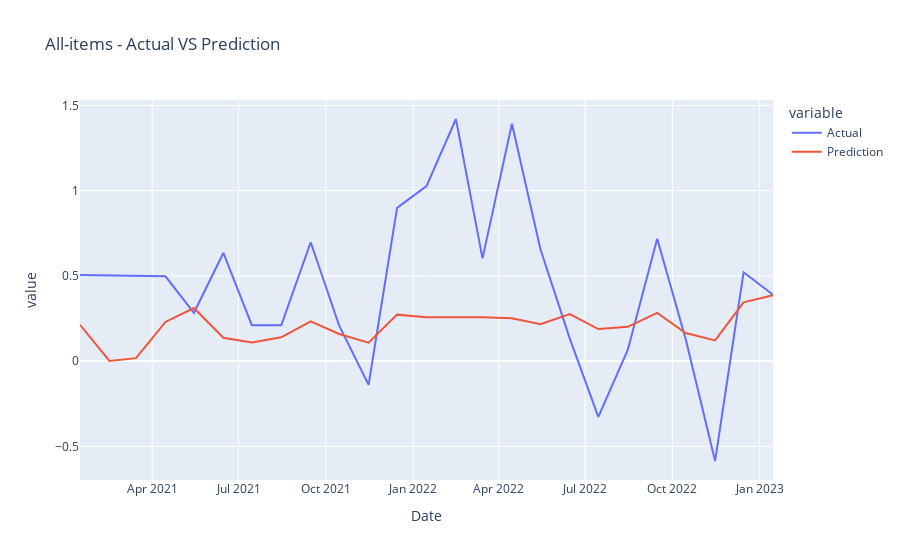
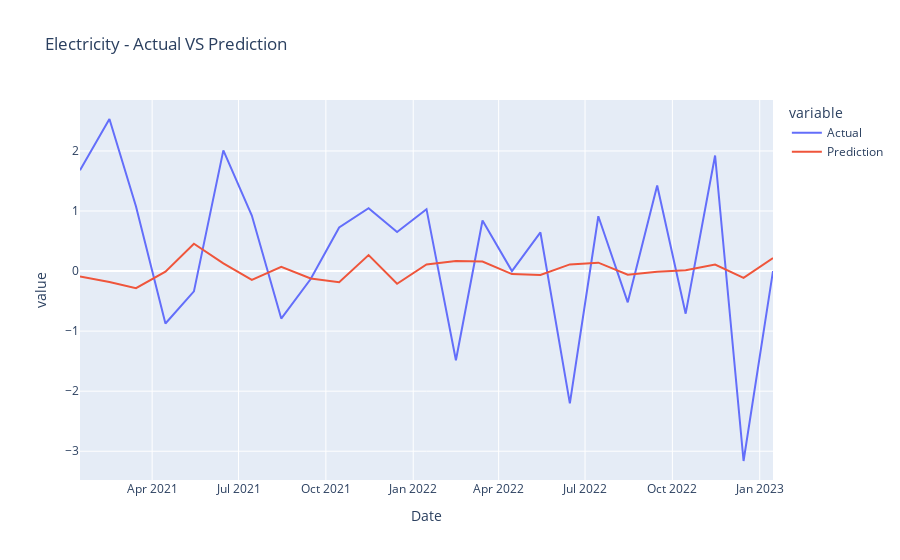
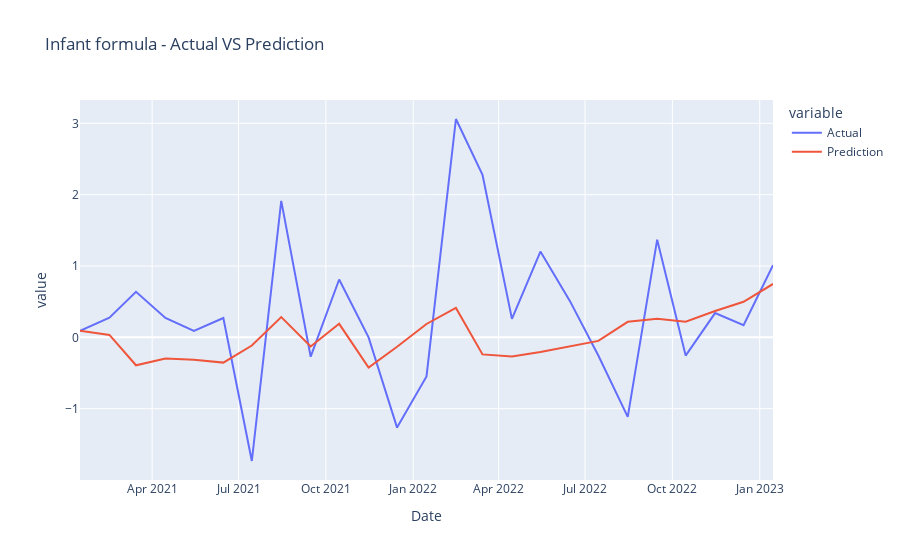
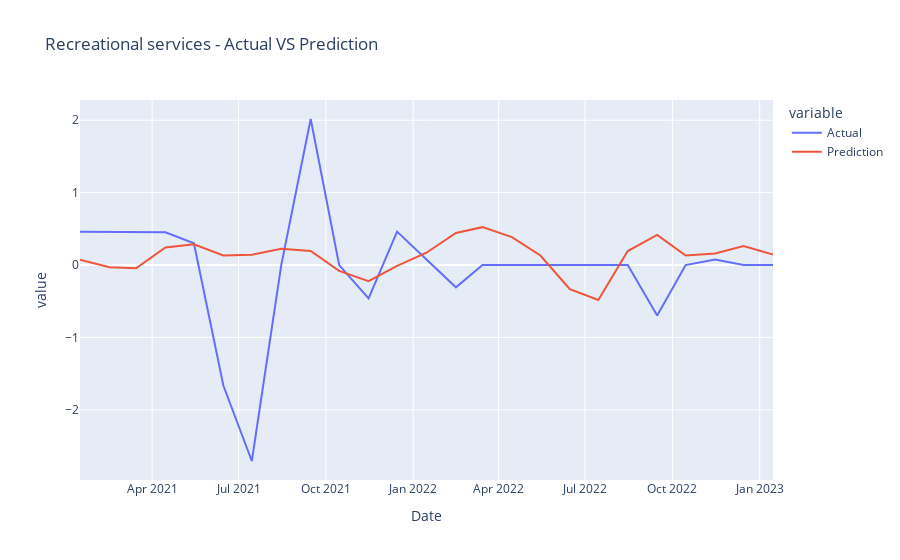

Notebook source saved alongside these figures, in order:
### Markdown cell above
Plot Results:

### Code cell
def plot_results(all_data_dict, categories):
    category_samples = ['All-items']+random.sample(categories, 10)
    for category in category_samples:
        category_df = all_data_dict[category]
        fig = px.line(category_df, x="Date", y=["Actual", "Prediction"], title=f'{category} - Actual VS Prediction')
        fig.show()

plot_results(all_data_test_dict, all_categories)

### Figure 1 — Plotly figure (JSON) as saved in the notebook; plotly's stock layout.template omitted (floating-point values rounded to 4 significant figures)
{"data": [{"hovertemplate": "variable=Actual<br>Date=%{x}<br>value=%{y}<extra></extra>", "legendgroup": "Actual", "line": {"color": "#636efa", "dash": "solid"}, "marker": {"symbol": "circle"}, "mode": "lines", "name": "Actual", "orientation": "v", "showlegend": true, "type": "scatter", "x": ["2021-01-15", "2021-02-15", "2021-03-15", "2021-04-15", "2021-05-15", "2021-06-15", "2021-07-15", "2021-08-15", "2021-09-15", "2021-10-15", "2021-11-15", "2021-12-15", "2022-01-15", "2022-02-15", "2022-03-15", "2022-04-15", "2022-05-15", "2022-06-15", "2022-07-15", "2022-08-15", "2022-09-15", "2022-10-15", "2022-11-15", "2022-12-15", "2023-01-15"], "xaxis": "x", "y": [0.5052, 0.5027, 0.5002, 0.4977, 0.2833, 0.6345, 0.2106, 0.2102, 0.6974, 0.2083, -0.1388, 0.8987, 1.027, 1.42, 0.6026, 1.392, 0.6562, 0.1307, -0.3271, 0.06551, 0.7178, 0.13, -0.5861, 0.5212, 0.3891], "yaxis": "y"}, {"hovertemplate": "variable=Prediction<br>Date=%{x}<br>value=%{y}<extra></extra>", "legendgroup": "Prediction", "line": {"color": "#EF553B", "dash": "solid"}, "marker": {"symbol": "circle"}, "mode": "lines", "name": "Prediction", "orientation": "v", "showlegend": true, "type": "scatter", "x": ["2021-01-15", "2021-02-15", "2021-03-15", "2021-04-15", "2021-05-15", "2021-06-15", "2021-07-15", "2021-08-15", "2021-09-15", "2021-10-15", "2021-11-15", "2021-12-15", "2022-01-15", "2022-02-15", "2022-03-15", "2022-04-15", "2022-05-15", "2022-06-15", "2022-07-15", "2022-08-15", "2022-09-15", "2022-10-15", "2022-11-15", "2022-12-15", "2023-01-15"], "xaxis": "x", "y": [0.2132, 0.001125, 0.01749, 0.2297, 0.3112, 0.1371, 0.1094, 0.1394, 0.2333, 0.1591, 0.1082, 0.2725, 0.2571, 0.2573, 0.2568, 0.2507, 0.2166, 0.2762, 0.1877, 0.2009, 0.2826, 0.1647, 0.1216, 0.3451, 0.3863], "yaxis": "y"}], "layout": {"legend": {"title": {"text": "variable"}, "tracegroupgap": 0}, "title": {"text": "All-items - Actual VS Prediction"}, "xaxis": {"anchor": "y", "domain": [0, 1], "title": {"text": "Date"}}, "yaxis": {"anchor": "x", "domain": [0, 1], "title": {"text": "value"}}}}

### Figure 2 — Plotly figure (JSON) as saved in the notebook; plotly's stock layout.template omitted (floating-point values rounded to 4 significant figures)
{"data": [{"hovertemplate": "variable=Actual<br>Date=%{x}<br>value=%{y}<extra></extra>", "legendgroup": "Actual", "line": {"color": "#636efa", "dash": "solid"}, "marker": {"symbol": "circle"}, "mode": "lines", "name": "Actual", "orientation": "v", "showlegend": true, "type": "scatter", "x": ["2021-01-15", "2021-02-15", "2021-03-15", "2021-04-15", "2021-05-15", "2021-06-15", "2021-07-15", "2021-08-15", "2021-09-15", "2021-10-15", "2021-11-15", "2021-12-15", "2022-01-15", "2022-02-15", "2022-03-15", "2022-04-15", "2022-05-15", "2022-06-15", "2022-07-15", "2022-08-15", "2022-09-15", "2022-10-15", "2022-11-15", "2022-12-15", "2023-01-15"], "xaxis": "x", "y": [1.677, 2.532, 1.075, -0.8728, -0.3377, 2.009, 0.9241, -0.7916, -0.1325, 0.7268, 1.048, 0.6494, 1.03, -1.484, 0.8417, 0, 0.6427, -2.202, 0.9127, -0.5205, 1.425, -0.7099, 1.924, -3.163, 0], "yaxis": "y"}, {"hovertemplate": "variable=Prediction<br>Date=%{x}<br>value=%{y}<extra></extra>", "legendgroup": "Prediction", "line": {"color": "#EF553B", "dash": "solid"}, "marker": {"symbol": "circle"}, "mode": "lines", "name": "Prediction", "orientation": "v", "showlegend": true, "type": "scatter", "x": ["2021-01-15", "2021-02-15", "2021-03-15", "2021-04-15", "2021-05-15", "2021-06-15", "2021-07-15", "2021-08-15", "2021-09-15", "2021-10-15", "2021-11-15", "2021-12-15", "2022-01-15", "2022-02-15", "2022-03-15", "2022-04-15", "2022-05-15", "2022-06-15", "2022-07-15", "2022-08-15", "2022-09-15", "2022-10-15", "2022-11-15", "2022-12-15", "2023-01-15"], "xaxis": "x", "y": [-0.08934, -0.1821, -0.2855, -0.009327, 0.4548, 0.1267, -0.147, 0.07027, -0.1248, -0.186, 0.2656, -0.2119, 0.1108, 0.1668, 0.1576, -0.05054, -0.06462, 0.1106, 0.1394, -0.06105, -0.01108, 0.01387, 0.1096, -0.1136, 0.2153], "yaxis": "y"}], "layout": {"legend": {"title": {"text": "variable"}, "tracegroupgap": 0}, "title": {"text": "Electricity - Actual VS Prediction"}, "xaxis": {"anchor": "y", "domain": [0, 1], "title": {"text": "Date"}}, "yaxis": {"anchor": "x", "domain": [0, 1], "title": {"text": "value"}}}}

### Figure 3 — Plotly figure (JSON) as saved in the notebook; plotly's stock layout.template omitted (floating-point values rounded to 4 significant figures)
{"data": [{"hovertemplate": "variable=Actual<br>Date=%{x}<br>value=%{y}<extra></extra>", "legendgroup": "Actual", "line": {"color": "#636efa", "dash": "solid"}, "marker": {"symbol": "circle"}, "mode": "lines", "name": "Actual", "orientation": "v", "showlegend": true, "type": "scatter", "x": ["2021-01-15", "2021-02-15", "2021-03-15", "2021-04-15", "2021-05-15", "2021-06-15", "2021-07-15", "2021-08-15", "2021-09-15", "2021-10-15", "2021-11-15", "2021-12-15", "2022-01-15", "2022-02-15", "2022-03-15", "2022-04-15", "2022-05-15", "2022-06-15", "2022-07-15", "2022-08-15", "2022-09-15", "2022-10-15", "2022-11-15", "2022-12-15", "2023-01-15"], "xaxis": "x", "y": [0.09187, 0.2751, 0.639, 0.2726, 0.0907, 0.2716, -1.733, 1.913, -0.2711, 0.8112, 0, -1.265, -0.5469, 3.061, 2.279, 0.2596, 1.203, 0.5111, -0.2552, -1.114, 1.369, -0.2552, 0.3401, 0.1696, 1.012], "yaxis": "y"}, {"hovertemplate": "variable=Prediction<br>Date=%{x}<br>value=%{y}<extra></extra>", "legendgroup": "Prediction", "line": {"color": "#EF553B", "dash": "solid"}, "marker": {"symbol": "circle"}, "mode": "lines", "name": "Prediction", "orientation": "v", "showlegend": true, "type": "scatter", "x": ["2021-01-15", "2021-02-15", "2021-03-15", "2021-04-15", "2021-05-15", "2021-06-15", "2021-07-15", "2021-08-15", "2021-09-15", "2021-10-15", "2021-11-15", "2021-12-15", "2022-01-15", "2022-02-15", "2022-03-15", "2022-04-15", "2022-05-15", "2022-06-15", "2022-07-15", "2022-08-15", "2022-09-15", "2022-10-15", "2022-11-15", "2022-12-15", "2023-01-15"], "xaxis": "x", "y": [0.09149, 0.03413, -0.3912, -0.2953, -0.3146, -0.354, -0.1139, 0.2847, -0.1268, 0.1896, -0.4227, -0.1317, 0.1878, 0.4122, -0.2385, -0.2681, -0.2061, -0.1265, -0.04931, 0.2178, 0.2597, 0.2188, 0.3686, 0.4989, 0.7485], "yaxis": "y"}], "layout": {"legend": {"title": {"text": "variable"}, "tracegroupgap": 0}, "title": {"text": "Infant formula - Actual VS Prediction"}, "xaxis": {"anchor": "y", "domain": [0, 1], "title": {"text": "Date"}}, "yaxis": {"anchor": "x", "domain": [0, 1], "title": {"text": "value"}}}}

### Figure 4 — Plotly figure (JSON) as saved in the notebook; plotly's stock layout.template omitted (floating-point values rounded to 4 significant figures)
{"data": [{"hovertemplate": "variable=Actual<br>Date=%{x}<br>value=%{y}<extra></extra>", "legendgroup": "Actual", "line": {"color": "#636efa", "dash": "solid"}, "marker": {"symbol": "circle"}, "mode": "lines", "name": "Actual", "orientation": "v", "showlegend": true, "type": "scatter", "x": ["2021-01-15", "2021-02-15", "2021-03-15", "2021-04-15", "2021-05-15", "2021-06-15", "2021-07-15", "2021-08-15", "2021-09-15", "2021-10-15", "2021-11-15", "2021-12-15", "2022-01-15", "2022-02-15", "2022-03-15", "2022-04-15", "2022-05-15", "2022-06-15", "2022-07-15", "2022-08-15", "2022-09-15", "2022-10-15", "2022-11-15", "2022-12-15", "2023-01-15"], "xaxis": "x", "y": [0.4587, 0.4566, 0.4545, 0.4525, 0.3005, -1.664, -2.706, 0, 2.017, 0, -0.4619, 0.4619, 0.07678, -0.3075, 0, 0, 0, 0, 0, 0, -0.6953, 0, 0.07749, 0, 0], "yaxis": "y"}, {"hovertemplate": "variable=Prediction<br>Date=%{x}<br>value=%{y}<extra></extra>", "legendgroup": "Prediction", "line": {"color": "#EF553B", "dash": "solid"}, "marker": {"symbol": "circle"}, "mode": "lines", "name": "Prediction", "orientation": "v", "showlegend": true, "type": "scatter", "x": ["2021-01-15", "2021-02-15", "2021-03-15", "2021-04-15", "2021-05-15", "2021-06-15", "2021-07-15", "2021-08-15", "2021-09-15", "2021-10-15", "2021-11-15", "2021-12-15", "2022-01-15", "2022-02-15", "2022-03-15", "2022-04-15", "2022-05-15", "2022-06-15", "2022-07-15", "2022-08-15", "2022-09-15", "2022-10-15", "2022-11-15", "2022-12-15", "2023-01-15"], "xaxis": "x", "y": [0.07242, -0.0296, -0.04562, 0.243, 0.2863, 0.1317, 0.1425, 0.2259, 0.1947, -0.0808, -0.2235, -0.01169, 0.1701, 0.4425, 0.5236, 0.3868, 0.1321, -0.3318, -0.4826, 0.1942, 0.4157, 0.1324, 0.16, 0.2619, 0.1445], "yaxis": "y"}], "layout": {"legend": {"title": {"text": "variable"}, "tracegroupgap": 0}, "title": {"text": "Recreational services - Actual VS Prediction"}, "xaxis": {"anchor": "y", "domain": [0, 1], "title": {"text": "Date"}}, "yaxis": {"anchor": "x", "domain": [0, 1], "title": {"text": "value"}}}}
